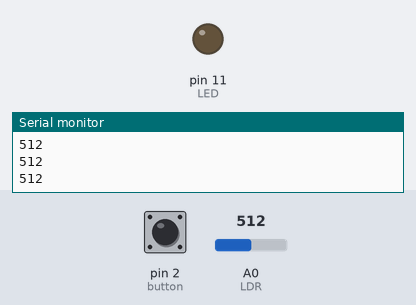
Bench run of a sketch on a simulated Arduino Uno, built with avr-gcc and run on an emulated ATmega328P. Parts: output pins drawn as LEDs (lit = HIGH), the last lines printed to the serial monitor. The test bench sets the inputs (shaded band); at power-on: pin 2 (button) LOW, A0 (LDR) = 512.

Above: at 1.2 s.
1.3 s: pin 2 (button) pulled HIGH for 1 s
At 3.0 s:
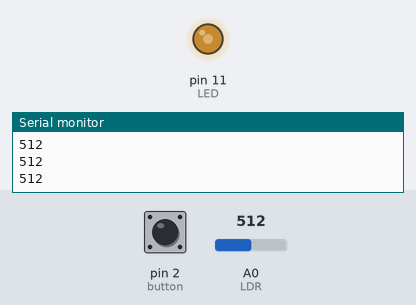
4.3 s: A0 (LDR) set to 716
At 5.5 s:
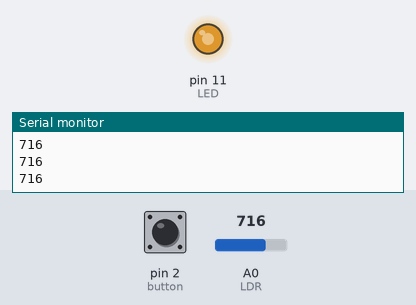
5.8 s: A0 (LDR) set to 900
At 7.0 s:
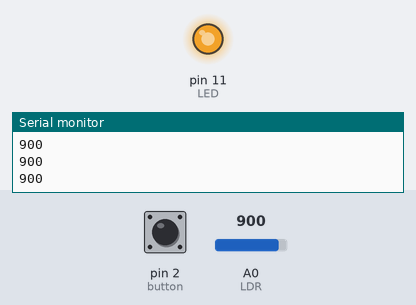
7.3 s: A0 (LDR) set to 122
At 8.6 s:
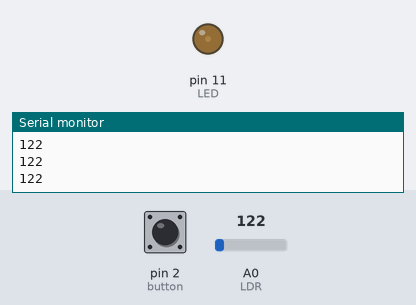
8.9 s: A0 (LDR) set to 0
At 10.3 s:
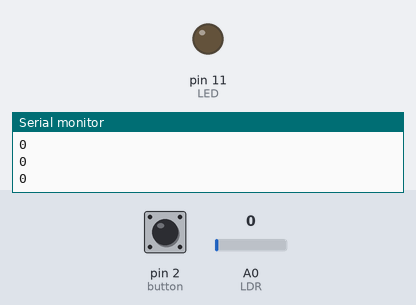
Timing chart, 0 to 11.4 s (numbered marks = the images above; inputs shaded):
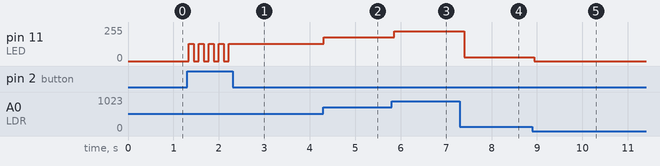

Measured:
- after the input at 1.3 s, pin 11 (LED): alternates 128/255 for 0.11 s and 0/255 for 0.11 s, 9 changes in all, then stays 128/255, starting at once
- after the input at 4.3 s, pin 11 (LED): 128/255 → 179/255 at once
- after the input at 5.8 s, pin 11 (LED): 179/255 → 225/255 after 0.06 s
- after the input at 7.3 s, pin 11 (LED): 225/255 → 30/255 after 0.10 s
- after the input at 8.9 s, pin 11 (LED): 30/255 → 0/255 after 0.05 s

The sketch:

opdracht_7_lichtsensor.ino
```cpp
int button = 2;
int LDR = A0;
int LED = 11;
int state = 0;
int state1 = 0;
int state2 = 0;
int waardeldr = 0;


void setup() {
  pinMode(LDR,INPUT);
  pinMode(button,INPUT);
  pinMode(LED,OUTPUT);
  Serial.begin(9600);
}

void loop() {
//  state = digitalRead(button);
  waardeldr = analogRead(LDR);
  delay(10);
  Serial.println(waardeldr);
  druk();
//  if(state == HIGH && state1 == LOW){
//    state2 = HIGH;
//  }
//
//  if(state == HIGH && state1 == HIGH){
//    state2 = LOW;
//  }
//  state1 = state2;

  if(state2 == HIGH){
    analogWrite(LED,waardeldr/4);
  }

  if(state2 == LOW){
    digitalWrite(LED,LOW);
  }
  delay(100);
}


void druk(){
  state = digitalRead(button);
  state2 = state2 + state;
  if(state2 == 2){
    state2 = 0;
  }
}
```
